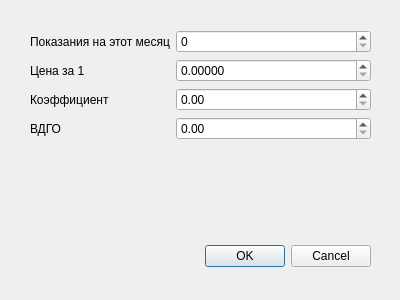
<?xml version="1.0" encoding="UTF-8"?>
<ui version="4.0">
 <class>Dialog</class>
 <widget class="QDialog" name="Dialog">
  <property name="geometry">
   <rect>
    <x>0</x>
    <y>0</y>
    <width>400</width>
    <height>300</height>
   </rect>
  </property>
  <property name="windowTitle">
   <string>Расчет газоснабжения Толстого 13</string>
  </property>
  <widget class="QDialogButtonBox" name="buttonBox">
   <property name="geometry">
    <rect>
     <x>30</x>
     <y>240</y>
     <width>341</width>
     <height>32</height>
    </rect>
   </property>
   <property name="orientation">
    <enum>Qt::Horizontal</enum>
   </property>
   <property name="standardButtons">
    <set>QDialogButtonBox::Cancel|QDialogButtonBox::Ok</set>
   </property>
  </widget>
  <widget class="QWidget" name="formLayoutWidget">
   <property name="geometry">
    <rect>
     <x>30</x>
     <y>30</y>
     <width>341</width>
     <height>171</height>
    </rect>
   </property>
   <layout class="QFormLayout" name="formLayout">
    <item row="0" column="0">
     <widget class="QLabel" name="label">
      <property name="text">
       <string>Показания на этот месяц</string>
      </property>
     </widget>
    </item>
    <item row="0" column="1">
     <widget class="QSpinBox" name="spinBox">
      <property name="maximum">
       <number>99999</number>
      </property>
     </widget>
    </item>
    <item row="1" column="0">
     <widget class="QLabel" name="label_2">
      <property name="text">
       <string>Цена за 1</string>
      </property>
     </widget>
    </item>
    <item row="1" column="1">
     <widget class="QDoubleSpinBox" name="doubleSpinBox">
      <property name="decimals">
       <number>5</number>
      </property>
      <property name="singleStep">
       <double>1.000000000000000</double>
      </property>
      <property name="value">
       <double>0.000000000000000</double>
      </property>
     </widget>
    </item>
    <item row="2" column="0">
     <widget class="QLabel" name="label_3">
      <property name="text">
       <string>Коэффициент</string>
      </property>
     </widget>
    </item>
    <item row="2" column="1">
     <widget class="QDoubleSpinBox" name="doubleSpinBox_2"/>
    </item>
    <item row="3" column="1">
     <widget class="QDoubleSpinBox" name="doubleSpinBox_3">
      <property name="maximum">
       <double>9999.989999999999782</double>
      </property>
     </widget>
    </item>
    <item row="3" column="0">
     <widget class="QLabel" name="label_4">
      <property name="text">
       <string>ВДГО</string>
      </property>
     </widget>
    </item>
   </layout>
  </widget>
 </widget>
 <resources/>
 <connections>
  <connection>
   <sender>buttonBox</sender>
   <signal>accepted()</signal>
   <receiver>Dialog</receiver>
   <slot>accept()</slot>
   <hints>
    <hint type="sourcelabel">
     <x>248</x>
     <y>254</y>
    </hint>
    <hint type="destinationlabel">
     <x>157</x>
     <y>274</y>
    </hint>
   </hints>
  </connection>
  <connection>
   <sender>buttonBox</sender>
   <signal>rejected()</signal>
   <receiver>Dialog</receiver>
   <slot>reject()</slot>
   <hints>
    <hint type="sourcelabel">
     <x>316</x>
     <y>260</y>
    </hint>
    <hint type="destinationlabel">
     <x>286</x>
     <y>274</y>
    </hint>
   </hints>
  </connection>
 </connections>
</ui>
